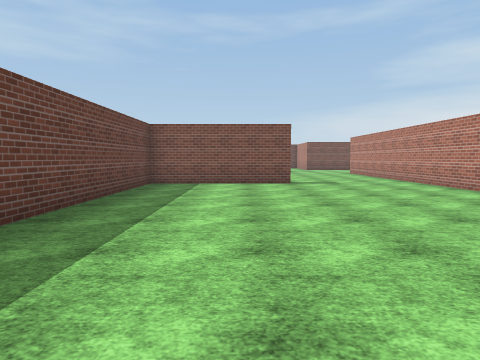
[1] (above)

16 first-person views from a walk through a Unity game level. The camera is 1.5 m above the floor, tilts 4° down and sees 75° across. The floor is counted in squares, 2 m on a side. Each view is taken from the middle of a square. On the plan, view 1 faces up. The plan holds only what a view shows up to about 10 squares ahead; the rest is blank. The place goes on beyond the plan. Some surface patterns are stand-ins.

[2]
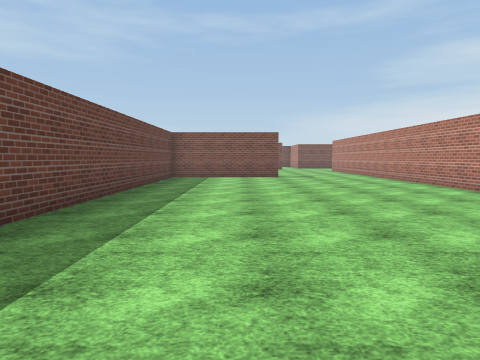

[3]
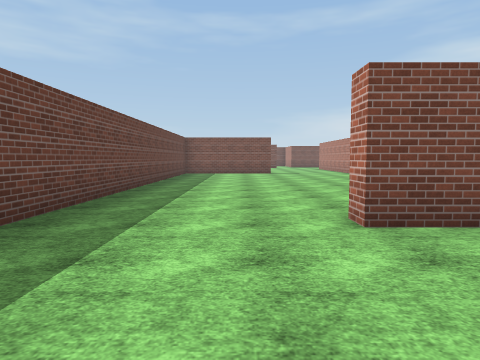

[4]
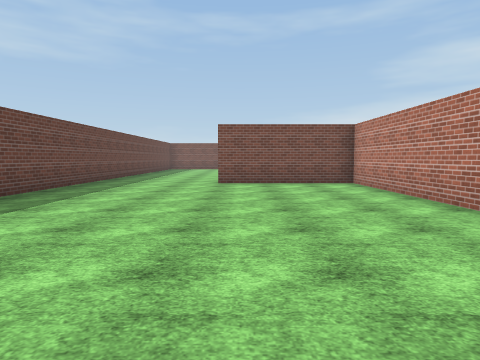

[5]
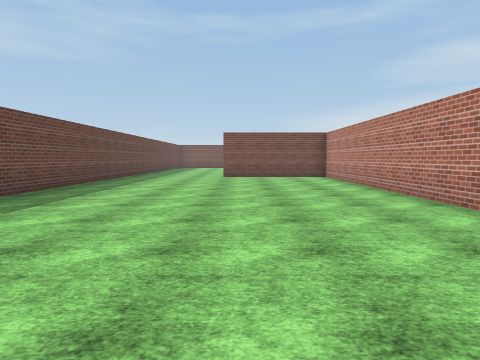

[6]
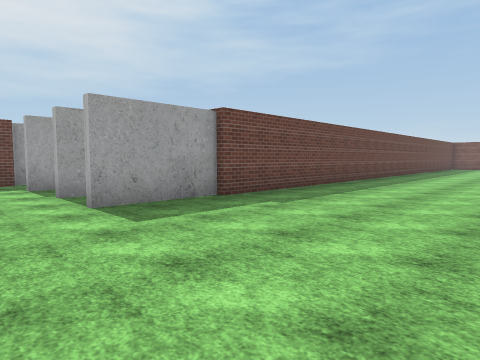

[7]
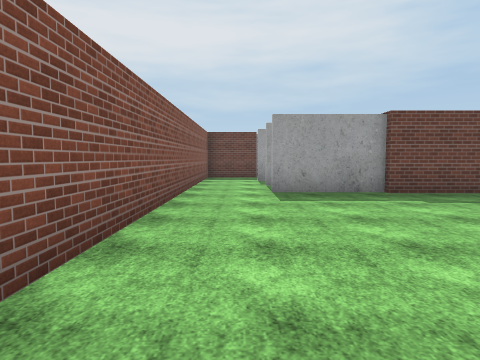

[8]
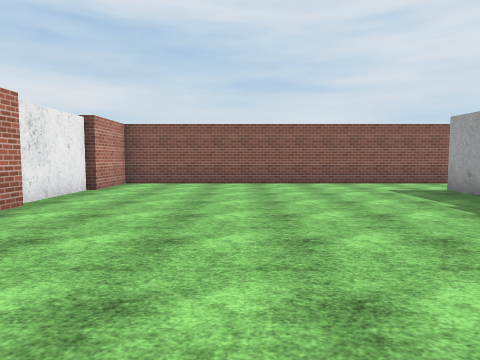

[9]
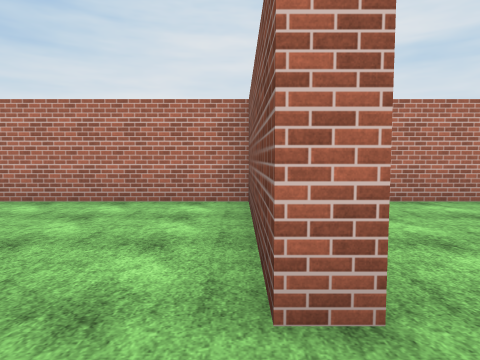

[10]
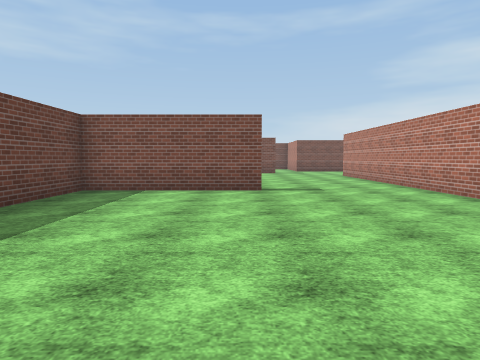

[11]
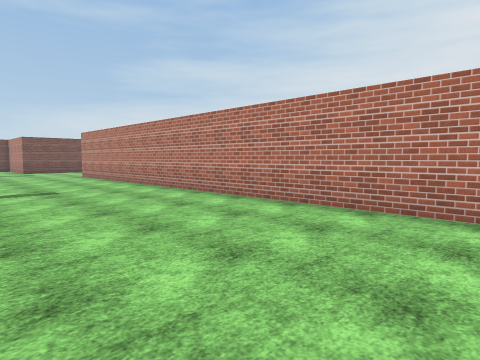

[12]
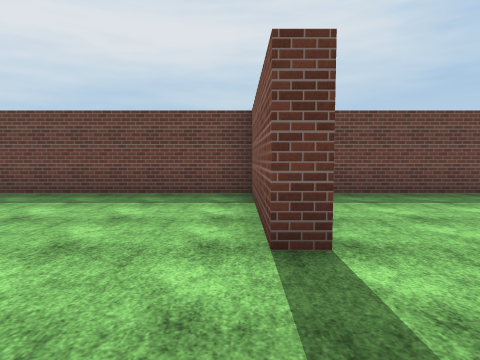

[13]
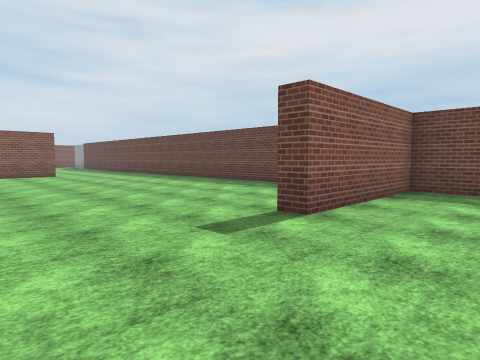

[14]
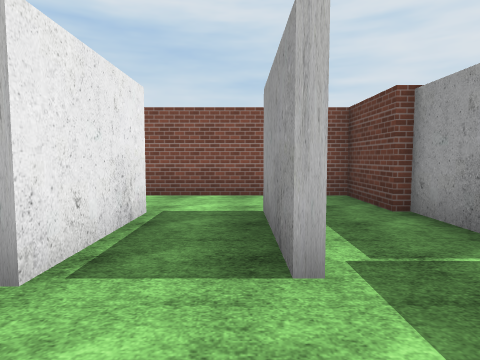

[15]
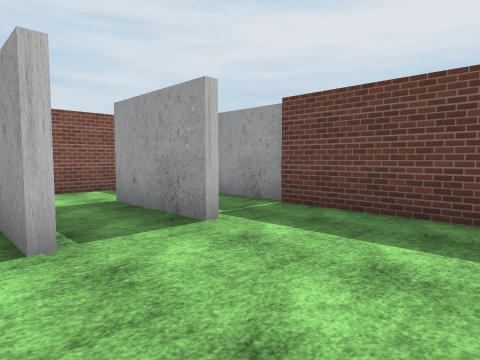

[16]
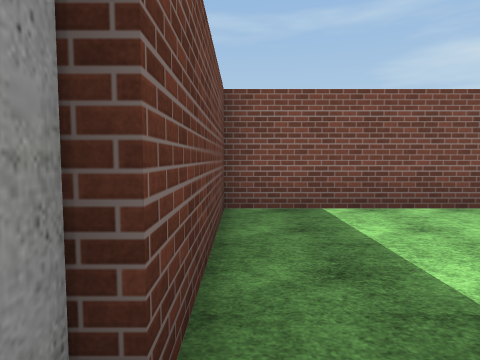

### Floor plan
Points are (right, up) in squares from view 1. A wall is a line through its corners. A room is listed if a view was taken in it or the views show most of it. See-through windows are left out.
Room 1 (views 1, 2, 3, 4, 5, 6, 7, 8, 9, 10, 11, 12, 13)
walls: (-2.8, -10.8) (-2.8, -13.4); (5.4, -10.9) (5.4, -2.7) (1.4, -2.7) (1.4, -2.2) (5.4, -2.2) (5.4, 12); (5.6, -13.4) (5.6, -11.1); (-3.5, -15.2) (5.4, -15.2) (5.4, -13.4); (-2.6, 12.5) (-2.6, 9.8) (1.5, 9.8) (1.5, 9.3) (-2.6, 9.3) (-2.6, -10.9)
ways out: opening at (-3, -14.5) to room 2
Room 2 (views 14, 15, 16)
walls: (-8.4, -11.2) (-8.4, -13.4); (-8.2, -13.2) (-8.2, -15.2) (-3.5, -15.2); (-4.5, -10.8) (-4.5, -13.4); (-4.4, -7.4) (-8.2, -7.4) (-8.2, -11.2)
ways out: opening at (-3, -14.5) to room 1

Where each view was taken, in squares from view 1:
view 1: 0 up, 0 right, facing up
view 2: 3 down, 0 right, facing up
view 3: 6 down, 0 right, facing up
view 4: 12 down, 2 right, facing up
view 5: 15 down, 2 right, facing up
view 6: 15 down, 2 right, facing up-left
view 7: 14 down, 4 right, facing left
view 8: 6 down, 2 right, facing down
view 9: 2 down, 0 right, facing right
view 10: 2 up, 1 right, facing up
view 11: 2 up, 1 right, facing up-right
view 12: 9 up, 4 right, facing left
view 13: 12 up, 5 right, facing down-left
view 14: 9 down, 6 left, facing down
view 15: 8 down, 4 left, facing down-left
view 16: 12 down, 8 left, facing up
